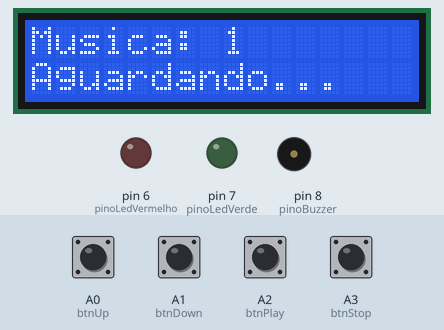
This sketch was run on a simulated Arduino Uno, built with avr-gcc and run on an emulated ATmega328P. On the bench: 16×2 character LCD, output pins drawn as LEDs (lit = HIGH), buzzer (waves = sounding). Dashed ring = blinking. The test bench sets the inputs (shaded band); at power-on: A0 (btnUp), A1 (btnDown), A2 (btnPlay), A3 (btnStop) HIGH.

Above: at 1.2 s.
1.3 s: A2 (btnPlay) pulled LOW for 0.15 s
At 1.89 s:
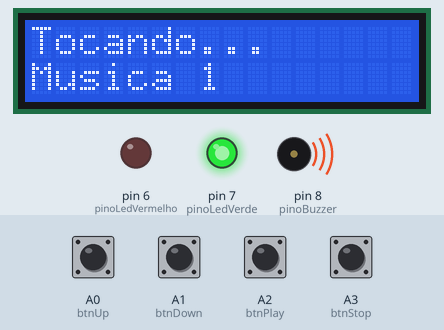
3.5 s: A2 (btnPlay) pulled LOW for 1 s
At 4.35 s:
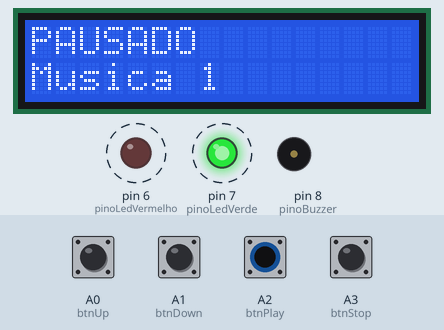
6.0 s: A1 (btnDown) pulled LOW for 0.15 s
At 6.76 s:
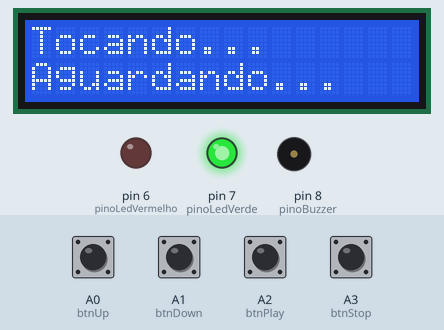
8.4 s: A0 (btnUp) pulled LOW for 1 s
At 10.3 s:
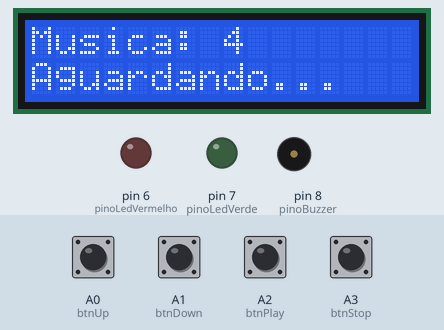
10.9 s: A0 (btnUp) driven LOW and A2 (btnPlay) driven LOW
At 12.01 s:
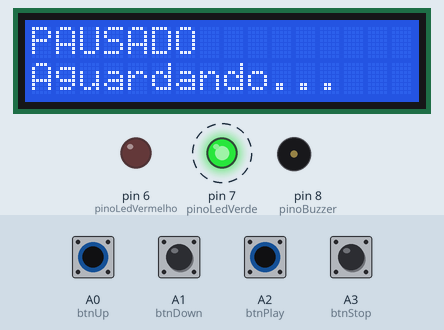
13.9 s: A2 (btnPlay) driven HIGH
At 16.7 s:
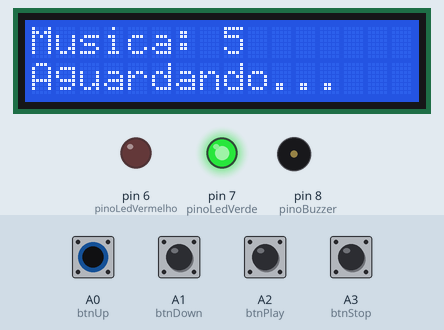
Timing chart, 0 to 17.9 s (numbered marks = the images above; inputs shaded):
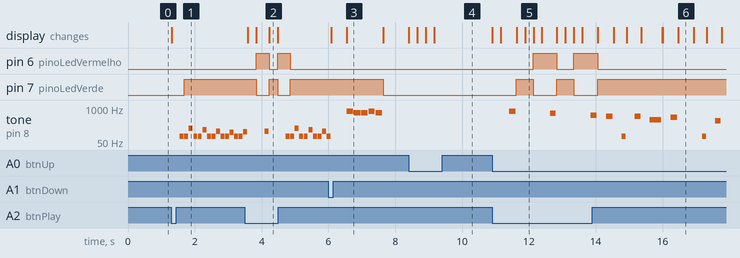

Measured:
- after the input at 1.3 s, pin 7 (pinoLedVerde): LOW → HIGH after 0.39 s; tone on pin 8 (pinoBuzzer): plays 82 Hz for 0.12 s, 82 Hz for 0.12 s, 165 Hz for 0.12 s, 82 Hz for 0.12 s, 82 Hz for 0.12 s, 147 Hz for 0.12 s … (15 notes in this stretch), starting after 0.26 s; the display: changes at once (image 1)
- after the input at 3.5 s, pin 6 (pinoLedVermelho): alternates HIGH for 0.39 s and LOW for 0.25 s, 4 changes in all, then stays LOW, starting after 0.34 s; pin 7 (pinoLedVerde): alternates HIGH for 0.25 s and LOW for 0.39 s, 4 changes in all, then stays HIGH, starting after 0.34 s; the display: changes after 0.09 s (image 2)
- after the input at 6.0 s, pin 7 (pinoLedVerde): HIGH → LOW after 1.6 s; the display: first changes after 0.09 s (image 3 shows a later state)
- after the input at 8.4 s, the display: first changes at once (image 4 shows a later state)
- after the input at 10.9 s, pin 6 (pinoLedVermelho): LOW → HIGH after 1.2 s, → LOW 0.70 s later, → HIGH 0.51 s later; pin 7 (pinoLedVerde): alternates HIGH for 0.51 s and LOW for 0.70 s, starting after 0.73 s
- after the input at 13.9 s, pin 6 (pinoLedVermelho): goes on until 14.1 s, then stays LOW; pin 7 (pinoLedVerde): goes on until 14.1 s, then stays HIGH
- what the display in image 3 shows lasts 1.0 s, from 6.6 s to 7.6 s

The sketch:

ProjetoCCP020.ino
```cpp
  /*
  * PROJETO: Reprodutor de Músicas (CCP020 - Digital Experience Ultimate)
  * INSTITUIÇÃO: Centro Universitário FEI
  * * CRÉDITOS DAS MÚSICAS:
  * As sequências de notas e a lógica de temporização utilizadas neste projeto
  * foram adaptadas do repositório público "Arduino Songs" de Robson Couto.
  * Fonte: https://github.com/robsoncouto/arduino-songs
  */
  #include <LiquidCrystal.h>
  #include <avr/pgmspace.h>

  LiquidCrystal lcd(12, 11, 5, 4, 3, 2);
  //Pinos
  const int pinoBuzzer = 8;
  const int pinoLedVerde = 7;
  const int pinoLedVermelho = 6;

  const int btnUp    = A0;
  const int btnDown  = A1;
  const int btnPlay  = A2;
  const int btnStop  = A3;

  int musicaAtual = 0;
  bool tocando = false;
  bool pausado = false;
  int notaAtual = 0;
  int tempoAtual = 225;
  //Notas
  #define NOTE_E2  82
  #define NOTE_E3  165
  #define NOTE_D3  147
  #define NOTE_C3  131
  #define NOTE_AS2 117
  #define NOTE_B2  123
  #define NOTE_A2  110
  #define NOTE_A3  220
  #define NOTE_G3  196
  #define NOTE_F3  175
  #define NOTE_DS3 156
  #define NOTE_FS3 185
  #define NOTE_GS4 415
  #define NOTE_A4  440
  #define NOTE_B4  494
  #define NOTE_C4  262
  #define NOTE_E4  330
  #define NOTE_C5  523
  #define NOTE_D5  587
  #define NOTE_DS5 622
  #define NOTE_E5  659
  #define NOTE_F4  349
  #define NOTE_A5  880
  #define NOTE_GS5 831
  #define NOTE_G5  784
  #define NOTE_CS5 554
  #define NOTE_FS5 740
  #define NOTE_F5  698
  #define NOTE_B5  988
  #define REST     0

  //Músicas

  //Música 1 - DOOM
  const uint16_t m1_notas[] PROGMEM = {
    NOTE_E2, NOTE_E2, NOTE_E3, NOTE_E2, NOTE_E2, NOTE_D3, NOTE_E2, NOTE_E2,
    NOTE_C3, NOTE_E2, NOTE_E2, NOTE_AS2, NOTE_E2, NOTE_E2, NOTE_B2, NOTE_C3,
    NOTE_E2, NOTE_E2, NOTE_E3, NOTE_E2, NOTE_E2, NOTE_D3, NOTE_E2, NOTE_E2,
    NOTE_C3, NOTE_E2, NOTE_E2, NOTE_AS2,
    NOTE_E2, NOTE_E2, NOTE_E3, NOTE_E2, NOTE_E2, NOTE_D3, NOTE_E2, NOTE_E2,
    NOTE_C3, NOTE_E2, NOTE_E2, NOTE_AS2, NOTE_E2, NOTE_E2, NOTE_B2, NOTE_C3,
    NOTE_E2, NOTE_E2, NOTE_E3, NOTE_E2, NOTE_E2, NOTE_D3, NOTE_E2, NOTE_E2,
    NOTE_C3, NOTE_E2, NOTE_E2, NOTE_AS2
  };
  const int8_t m1_dur[] PROGMEM = {
    8, 8, 8, 8, 8, 8, 8, 8, 8, 8, 8, 8, 8, 8, 8, 8, 8, 8, 8, 8, 8, 8, 8, 8, 8, 8, 8, -2,
    8, 8, 8, 8, 8, 8, 8, 8, 8, 8, 8, 8, 8, 8, 8, 8, 8, 8, 8, 8, 8, 8, 8, 8, 8, 8, 8, -2
  };
  const int m1_tam = 56;

  //Música 2 - Fur Elise
  const uint16_t m2_notas[] PROGMEM = {
    NOTE_E5, NOTE_DS5, NOTE_E5, NOTE_DS5, NOTE_E5, NOTE_B4, NOTE_D5, NOTE_C5,
    NOTE_A4, NOTE_C4, NOTE_E4, NOTE_A4, NOTE_B4, NOTE_E4, NOTE_GS4, NOTE_B4,
    NOTE_C5, NOTE_E4, NOTE_E5, NOTE_DS5, NOTE_E5, NOTE_DS5, NOTE_E5, NOTE_B4,
    NOTE_D5, NOTE_C5, NOTE_A4, NOTE_C4, NOTE_E4, NOTE_A4, NOTE_B4, NOTE_E4,
    NOTE_C5, NOTE_B4, NOTE_A4
  };
  const int8_t m2_dur[] PROGMEM = {
    16, 16, 16, 16, 16, 16, 16, 16, -8, 16, 16, 16, -8, 16, 16, 16, 8, 16, 16, 16,
    16, 16, 16, 16, 16, 16, -8, 16, 16, 16, -8, 16, 16, 16, 4
  };
  const int m2_tam = 35;

  //Música 3 - Star Wars

  const uint16_t m3_notas[] PROGMEM = {
    NOTE_A4, NOTE_A4, NOTE_A4, NOTE_F4, NOTE_C5, NOTE_A4, NOTE_F4, NOTE_C5, NOTE_A4,
    NOTE_E5, NOTE_E5, NOTE_E5, NOTE_FS5, NOTE_C5, NOTE_GS4, NOTE_F4, NOTE_C5, NOTE_A4
  };
  const int8_t m3_dur[] PROGMEM = {
    4, 4, 4, -8, 16, 4, -8, 16, 2, 4, 4, 4, -8, 16, 4, -8, 16, 2
  };
  const int m3_tam = 18;

  //Música 3 - Tetris

  const uint16_t m4_notas[] PROGMEM = {
    NOTE_E5, NOTE_B4, NOTE_C5, NOTE_D5, NOTE_C5, NOTE_B4, NOTE_A4, NOTE_A4, NOTE_C5, NOTE_E5, NOTE_D5, NOTE_C5,
    NOTE_B4, NOTE_C5, NOTE_D5, NOTE_E5, NOTE_C5, NOTE_A4, NOTE_A4, REST,
    REST, NOTE_D5, NOTE_F5, NOTE_A5, NOTE_G5, NOTE_F5, NOTE_E5, NOTE_C5, NOTE_E5, NOTE_D5, NOTE_C5,
    NOTE_B4, NOTE_B4, NOTE_C5, NOTE_D5, NOTE_E5, NOTE_C5, NOTE_A4, NOTE_A4, REST
  };
  const int8_t m4_dur[] PROGMEM = {
    4, 8, 8, 4, 8, 8, 4, 8, 8, 4, 8, 8, -4, 8, 4, 4, 4, 4, 4, 4,
    8, 4, 8, 4, 8, 8, -4, 8, 4, 8, 8, 4, 8, 8, 4, 4, 4, 4, 4, 4
  };
  const int m4_tam = 40;

  //Música 5 - Take on me

  const uint16_t m5_notas[] PROGMEM = {
    NOTE_FS5, NOTE_FS5, NOTE_D5, NOTE_B4, REST, NOTE_B4, REST, NOTE_E5,
    REST, NOTE_E5, REST, NOTE_E5, NOTE_GS5, NOTE_GS5, NOTE_A5, NOTE_B5,
    NOTE_A5, NOTE_A5, NOTE_A5, NOTE_E5, REST, NOTE_D5, REST, NOTE_FS5,
    REST, NOTE_FS5, REST, NOTE_FS5, NOTE_E5, NOTE_E5, NOTE_FS5, NOTE_E5
  };
  const int8_t m5_dur[] PROGMEM = {
    8, 8, 8, 8, 8, 8, 8, 8, 8, 8, 8, 8, 8, 8, 8, 8, 8, 8, 8, 8, 8, 8, 8, 8, 8, 8, 8, 8, 8, 8, 8, 8
  };
  const int m5_tam = 32;

  void atualizaLCD() {
    lcd.clear();
    lcd.setCursor(0, 0);
    lcd.print("Musica: ");
    lcd.print(musicaAtual + 1);
    lcd.setCursor(0, 1);
    lcd.print("Aguardando...");
  }

  void reset() {
    tocando = false;
    pausado = false;
    notaAtual = 0;
    noTone(pinoBuzzer);
    atualizaLCD();
  }

  void setup() {
    lcd.begin(16, 2);
    pinMode(pinoBuzzer, OUTPUT);
    pinMode(pinoLedVerde, OUTPUT);
    pinMode(pinoLedVermelho, OUTPUT);
    pinMode(btnUp, INPUT_PULLUP);
    pinMode(btnDown, INPUT_PULLUP);
    pinMode(btnPlay, INPUT_PULLUP);
    pinMode(btnStop, INPUT_PULLUP);
    atualizaLCD();
  }

  void loop() {
    if (digitalRead(btnUp) == LOW) {
      musicaAtual++;
      if(musicaAtual > 4) musicaAtual = 0;
      atualizaLCD();
      delay(250);
    }

    if (digitalRead(btnDown) == LOW) {
      musicaAtual--;
      if(musicaAtual < 0) musicaAtual = 4;
      atualizaLCD();
      delay(250);
    }

    if (digitalRead(btnPlay) == LOW) {
      if (!tocando) {
        tocando = true;
        pausado = false;
        lcd.clear();
        lcd.setCursor(0, 0);
        lcd.print("Tocando...");
        lcd.setCursor(0, 1);
        lcd.print("Musica ");
        lcd.print(musicaAtual + 1);
      } else {
        pausado = !pausado;
        lcd.setCursor(0, 0);
        if (pausado) lcd.print("PAUSADO        ");
        else lcd.print("Tocando...     ");
      }
      delay(250);
    }

    if (digitalRead(btnStop) == LOW) {
      reset();
      delay(250);
    }

    if (tocando && !pausado) {
      int tam = 0;
      const uint16_t* notasPtr;
      const int8_t* durPtr;

      //BPM

      if(musicaAtual == 0) { notasPtr = m1_notas; durPtr = m1_dur; tam = m1_tam; tempoAtual = 225; }
      else if(musicaAtual == 1) { notasPtr = m2_notas; durPtr = m2_dur; tam = m2_tam; tempoAtual = 80; }
      else if(musicaAtual == 2) { notasPtr = m3_notas; durPtr = m3_dur; tam = m3_tam; tempoAtual = 120; }
      else if(musicaAtual == 3) { notasPtr = m4_notas; durPtr = m4_dur; tam = m4_tam; tempoAtual = 144; }
      else if(musicaAtual == 4) { notasPtr = m5_notas; durPtr = m5_dur; tam = m5_tam; tempoAtual = 140; }

      if (notaAtual < tam) {
        uint16_t freq = pgm_read_word(&notasPtr[notaAtual]);
        int8_t duracaoNota = pgm_read_byte(&durPtr[notaAtual]);

        long tempoInteiro = (60000 * 4) / tempoAtual;
        int duracaoReal;

        if(duracaoNota > 0) {
          duracaoReal = tempoInteiro / duracaoNota;
        } else {
          duracaoReal = (tempoInteiro / abs(duracaoNota)) * 1.5;
        }

        if (freq != REST) {
          tone(pinoBuzzer, freq, duracaoReal * 0.9);
        } else {
          noTone(pinoBuzzer);
        }

        delay(duracaoReal);
        noTone(pinoBuzzer);
        notaAtual++;

        lcd.setCursor(0, 0);
        if (pausado) lcd.print("PAUSADO        ");
        else lcd.print("Tocando...     ");

      } else {
        reset();
      }
    }
  // LED
    digitalWrite(pinoLedVerde, (tocando && !pausado));
    digitalWrite(pinoLedVermelho, (tocando && pausado));
  }
```
